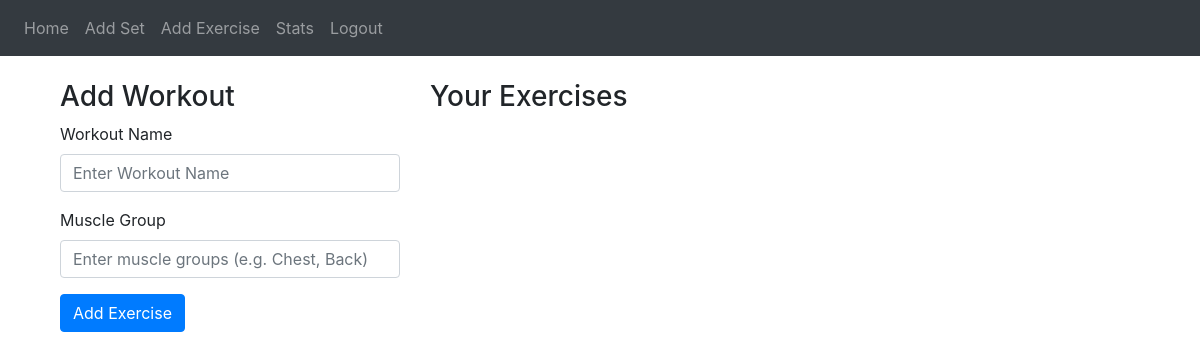
The app's page /createWorkout (signed in), older data.
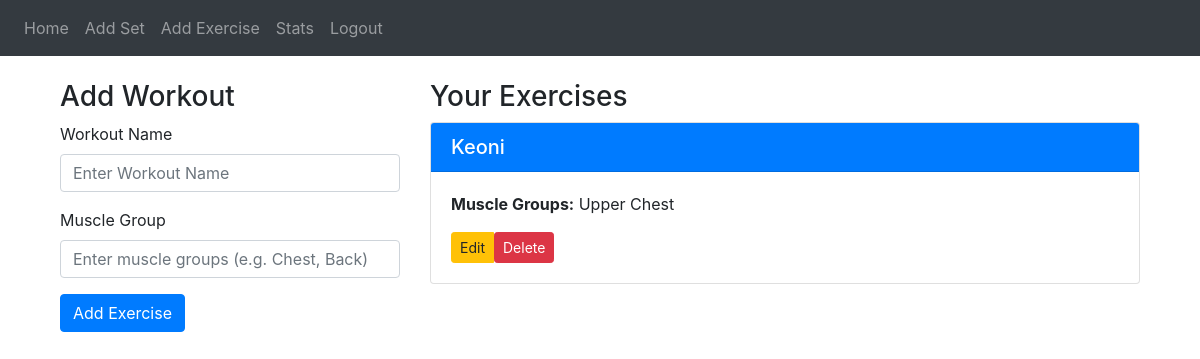
The same page, newer data.
### website/models.py (models this page shows, shortened)
class Workout(db.Model):
    id = db.Column(db.Integer, primary_key=True)  # Workout ID
    user_id = db.Column(db.Integer, db.ForeignKey('user.id'))  # User ID who logged the workout
    exercise_name = db.Column(db.String(200), nullable=False)  # Name of the exercise (e.g., "Bench Press")
    muscles = db.relationship('WorkoutMuscle', back_populates='workout', cascade="all, delete")  # Added cascade here

class MuscleGroup(db.Model):
    id = db.Column(db.Integer, primary_key=True)
    name = db.Column(db.String(100), unique=True, nullable=False)
    workouts = db.relationship('WorkoutMuscle', back_populates='muscle_group')

### website/views.py (the view, shortened to what this page needs)
@views.route('/createWorkout', methods=['POST', 'GET'])
@login_required
def workout():
    muscle_groups = MuscleGroup.query.all()
    muscle_names = [{'name': muscle.name, 'id': muscle.id} for muscle in muscle_groups]
    workouts = Workout.query.filter_by(user_id=current_user.id).all()
    workout_list = []
    for workout in workouts:
        muscles = [wm.muscle_group.name for wm in workout.muscles]
        workout_list.append({
            'exercise_id': workout.id,
            'exercise_name': workout.exercise_name,
            'muscle_groups': ", ".join(muscles)  # Join muscle groups with a comma
        })
    return render_template('workout.html', user=current_user, muscle_names=muscle_names, nameList=workout_list)

### website/__init__.py (called while the page is built)
def create_app():
    app = Flask(__name__)
    app.config['SECRET_KEY'] = 'gymprogressKey'
    app.config['SQLALCHEMY_DATABASE_URI'] = f'sqlite:///{DB_NAME}'
    db.init_app(app)
    from .views import views
    from .auth import auth
    app.register_blueprint(views, url_prefix='/')
    app.register_blueprint(auth, url_prefix='/')
    from .models import User, Weight, MuscleGroup
    create_database(app)  # Ensure the database is created
    login_manager = LoginManager()
    login_manager.login_view = 'auth.login'
    login_manager.init_app(app)
    @login_manager.user_loader
    def load_user(id):
        return User.query.get(int(id))
    return app

### website/templates/workout.html (shortened to what this page needs)
{% extends "base.html" %}
{% block content %}
<div class="container mt-4">
    <div class="row">
        <div class="col-md-4">
            <h3>Add Workout</h3>
            <form method="POST">
                <div class="form-group">
                    <label for="workout_name">Workout Name</label>
                    <input type="text" class="form-control" id="workout_name" name="workout_name" placeholder="Enter Workout Name" required>
                </div>
                <div class="form-group">
                    <label for="muscles">Muscle Group</label>
                    <input
                        id="muscles"
                        name="muscles"
                        type="text"
                        class="form-control"
                        placeholder="Enter muscle groups (e.g. Chest, Back)"
                        required
                    />
                </div>
                <button type="submit" class="btn btn-primary">Add Exercise</button>
            </form>
        </div>
        <div class="col-md-8">
            <h3>Your Exercises</h3>
            <div class="exercise-list" style="max-height: 500px; overflow-y: scroll;">
                {% for workout in nameList %}
                    <div class="card mb-3">
                        <div class="card-header bg-primary text-white">
                            <h5 class="mb-0">{{ workout.exercise_name }}</h5>
                        </div>
                        <div class="card-body">
                            <p><strong>Muscle Groups:</strong> {{ workout.muscle_groups }}</p>
                            <div class="btn-group">
                                <a href="/" class="btn btn-warning btn-sm">
                                    Edit
                                </a>
                                <form action="{{ url_for('views.delete_exercise', exercise_id=workout.exercise_id) }}" method="POST" style="display:inline;">
                                    <button type="submit" class="btn btn-danger btn-sm" onclick="return confirm('Are you sure you want to delete this exercise?')">Delete</button>
                                </form>
                            </div>
                        </div>
                    </div>
                {% endfor %}
            </div>
        </div>
    </div>
</div>
{% endblock %}

Row changes from the older to the newer data that the page shows:
added Workout: exercise_name "Keoni"
now on this page (row unchanged): MuscleGroup: muscle_groups "Upper Chest"
Text that changed along with them:
new list line: "Muscle Groups: Edit Delete"
